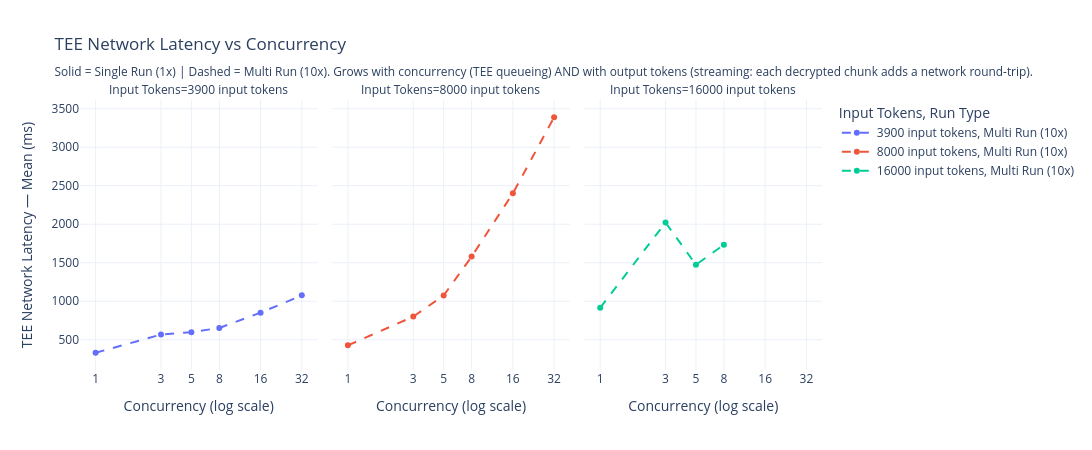

The cell this chart's notebook holds for it:
### Code cell
# Network latency growth — most important overhead component
fig = px.line(
    df_tee,
    x='num_concurrent_requests',
    y='server_network_latency_ms_mean',
    color='in_tokens_label',
    symbol='run_type',
    line_dash='run_type',
    line_dash_map={'Single Run (1x)': 'solid', 'Multi Run (10x)': 'dash'},
    facet_col='in_tokens_label',
    log_x=True,
    markers=True,
    labels={
        'num_concurrent_requests':        'Concurrency (log scale)',
        'server_network_latency_ms_mean': 'TEE Network Latency — Mean (ms)',
        'in_tokens_label':               'Input Tokens',
        'run_type':                       'Run Type',
    },
    title=(
        'TEE Network Latency vs Concurrency<br>'
        '<sub>Solid = Single Run (1x) | Dashed = Multi Run (10x). '
        'Grows with concurrency (TEE queueing) AND with output tokens '
        '(streaming: each decrypted chunk adds a network round-trip).</sub>'
    ),
)
fig.update_layout(height=450, width=1100, template='plotly_white')
fig.update_xaxes(tickvals=CONC_ORDER, ticktext=CONC_STR)
fig.show()

### Figure 1 — Plotly figure (JSON) as saved in the notebook; plotly's stock layout.template omitted (floating-point values rounded to 4 significant figures)
{"data": [{"hovertemplate": "Input Tokens=3900 input tokens<br>Run Type=Multi Run (10x)<br>Concurrency (log scale)=%{x}<br>TEE Network Latency — Mean (ms)=%{y}<extra></extra>", "legendgroup": "3900 input tokens, Multi Run (10x)", "line": {"color": "#636efa", "dash": "dash"}, "marker": {"symbol": "circle"}, "mode": "lines+markers", "name": "3900 input tokens, Multi Run (10x)", "orientation": "v", "showlegend": true, "type": "scatter", "x": [1, 3, 5, 8, 16, 32], "xaxis": "x", "y": [330.8, 566.5, 598.4, 652.8, 851.1, 1076.0], "yaxis": "y"}, {"hovertemplate": "Input Tokens=8000 input tokens<br>Run Type=Multi Run (10x)<br>Concurrency (log scale)=%{x}<br>TEE Network Latency — Mean (ms)=%{y}<extra></extra>", "legendgroup": "8000 input tokens, Multi Run (10x)", "line": {"color": "#EF553B", "dash": "dash"}, "marker": {"symbol": "circle"}, "mode": "lines+markers", "name": "8000 input tokens, Multi Run (10x)", "orientation": "v", "showlegend": true, "type": "scatter", "x": [1, 3, 5, 8, 16, 32], "xaxis": "x2", "y": [426.8, 800.6, 1074.0, 1579.0, 2401.0, 3389.0], "yaxis": "y2"}, {"hovertemplate": "Input Tokens=16000 input tokens<br>Run Type=Multi Run (10x)<br>Concurrency (log scale)=%{x}<br>TEE Network Latency — Mean (ms)=%{y}<extra></extra>", "legendgroup": "16000 input tokens, Multi Run (10x)", "line": {"color": "#00cc96", "dash": "dash"}, "marker": {"symbol": "circle"}, "mode": "lines+markers", "name": "16000 input tokens, Multi Run (10x)", "orientation": "v", "showlegend": true, "type": "scatter", "x": [1, 3, 5, 8], "xaxis": "x3", "y": [913.8, 2021.0, 1474.0, 1733.0], "yaxis": "y3"}], "layout": {"annotations": [{"font": {}, "showarrow": false, "text": "Input Tokens=3900 input tokens", "x": 0.16, "xanchor": "center", "xref": "paper", "y": 1, "yanchor": "bottom", "yref": "paper"}, {"font": {}, "showarrow": false, "text": "Input Tokens=8000 input tokens", "x": 0.5, "xanchor": "center", "xref": "paper", "y": 1, "yanchor": "bottom", "yref": "paper"}, {"font": {}, "showarrow": false, "text": "Input Tokens=16000 input tokens", "x": 0.84, "xanchor": "center", "xref": "paper", "y": 1, "yanchor": "bottom", "yref": "paper"}], "height": 450, "legend": {"title": {"text": "Input Tokens, Run Type"}, "tracegroupgap": 0}, "title": {"text": "TEE Network Latency vs Concurrency<br><sub>Solid = Single Run (1x) | Dashed = Multi Run (10x). Grows with concurrency (TEE queueing) AND with output tokens (streaming: each decrypted chunk adds a network round-trip).</sub>"}, "width": 1100, "xaxis": {"anchor": "y", "domain": [0, 0.32], "ticktext": ["1", "3", "5", "8", "16", "32"], "tickvals": [1, 3, 5, 8, 16, 32], "title": {"text": "Concurrency (log scale)"}, "type": "log"}, "xaxis2": {"anchor": "y2", "domain": [0.34, 0.66], "matches": "x", "ticktext": ["1", "3", "5", "8", "16", "32"], "tickvals": [1, 3, 5, 8, 16, 32], "title": {"text": "Concurrency (log scale)"}, "type": "log"}, "xaxis3": {"anchor": "y3", "domain": [0.68, 1.0], "matches": "x", "ticktext": ["1", "3", "5", "8", "16", "32"], "tickvals": [1, 3, 5, 8, 16, 32], "title": {"text": "Concurrency (log scale)"}, "type": "log"}, "yaxis": {"anchor": "x", "domain": [0, 1], "title": {"text": "TEE Network Latency — Mean (ms)"}}, "yaxis2": {"anchor": "x2", "domain": [0, 1], "matches": "y", "showticklabels": false}, "yaxis3": {"anchor": "x3", "domain": [0, 1], "matches": "y", "showticklabels": false}}}
